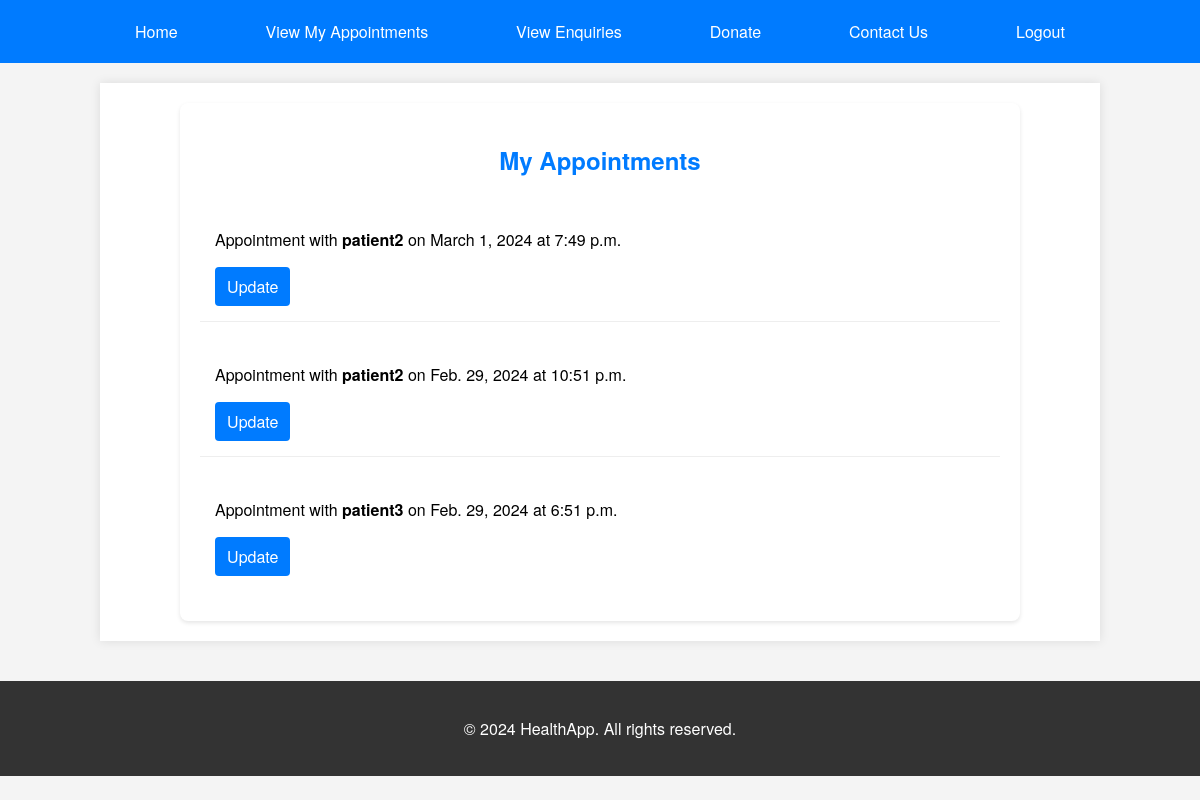
/doctor-appointments/ (signed in), run on the app's committed database.
### main/models.py (models this page shows, shortened)
class Appointment(models.Model):
    patient = models.ForeignKey(User, on_delete=models.CASCADE, related_name='appointments')
    doctor = models.ForeignKey(User, on_delete=models.CASCADE, related_name='doctor_appointments')
    date = models.DateField()
    time = models.TimeField()
    confirmed = models.BooleanField(default=False)
    rescheduled_date = models.DateField(null=True, blank=True)
    rescheduled_time = models.TimeField(null=True, blank=True)

### main/views.py (the view)
# urls.py: path('doctor-appointments/', views.doctor_appointments, name='doctor_appointments'),
@login_required
def doctor_appointments(request):
    if not request.user.userprofile.is_doctor:
        return redirect('home')  #redirct to home
    appointments = Appointment.objects.filter(doctor=request.user).order_by('date', 'time')
    return render(request, 'main/doctor_appointments.html', {'appointments': appointments})

### main/templates/main/doctor_appointments.html
{% extends 'main/base.html' %}
{% block content %}
    <div class="appointments-container">
        <h2 class="appointments-title">My Appointments</h2>
        <div class="appointments-list">
            {% for appointment in appointments %}
                <div class="appointment-item">
                    <p>
                        Appointment with <strong>{{ appointment.patient.username }}</strong> on
                        {% if appointment.rescheduled_date %}
                        {{ appointment.rescheduled_date }} at {{ appointment.rescheduled_time }}
                        {% else %}
                        {{ appointment.date }} at {{ appointment.time }}
                        {% endif %}
                    </p>
                    <a href="{% url 'update_appointment' appointment.id %}" class="update-link">Update</a>
                </div>
            {% endfor %}
        </div>
    </div>
{% endblock %}

### main/static/main/styles.css (style rules this page uses)
body { margin: 0; padding: 0; font-family: 'Helvetica Neue', Helvetica, Arial, sans-serif; background-color: #f4f4f4; }
.appointments-container { width: 100%; max-width: 800px; margin: 0 auto; padding: 20px; background-color: #fff; box-shadow: 0 2px 4px rgba(0, 0, 0, 0.1); border-radius: 8px; }
.appointments-title { color: #007bff; text-align: center; margin-bottom: 20px; }
.appointments-list .appointment-item { padding: 15px; border-bottom: 1px solid #eee; margin-bottom: 10px; }
.appointment-item:last-child { border-bottom: none; }
.update-link { display: inline-block; background-color: #007bff; color: white; padding: 8px 12px; text-decoration: none; border-radius: 4px; transition: background-color 0.3s ease; }

### data on the page
Appointment: patient.username "patient2", rescheduled_date "March 1, 2024", rescheduled_time "7:49 p.m."
Appointment: patient.username "patient2", rescheduled_date "Feb. 29, 2024", rescheduled_time "10:51 p.m."
Appointment: patient.username "patient3", rescheduled_date "Feb. 29, 2024", rescheduled_time "6:51 p.m."
